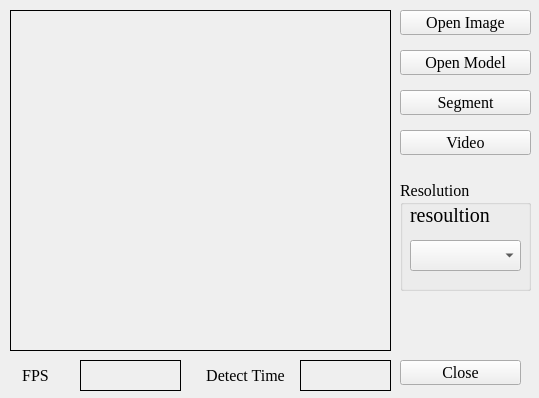
<?xml version="1.0" encoding="UTF-8"?>
<ui version="4.0">
 <class>OpenCVSegmantation</class>
 <widget class="QMainWindow" name="OpenCVSegmantation">
  <property name="geometry">
   <rect>
    <x>0</x>
    <y>0</y>
    <width>539</width>
    <height>398</height>
   </rect>
  </property>
  <property name="font">
   <font>
    <family>Times New Roman</family>
    <pointsize>12</pointsize>
   </font>
  </property>
  <property name="windowTitle">
   <string>OpenCVSegmantation</string>
  </property>
  <widget class="QWidget" name="centralwidget">
   <widget class="QLabel" name="label_3">
    <property name="geometry">
     <rect>
      <x>200</x>
      <y>360</y>
      <width>91</width>
      <height>31</height>
     </rect>
    </property>
    <property name="text">
     <string>Detect Time</string>
    </property>
    <property name="alignment">
     <set>Qt::AlignmentFlag::AlignCenter</set>
    </property>
   </widget>
   <widget class="QLabel" name="label_time">
    <property name="geometry">
     <rect>
      <x>300</x>
      <y>360</y>
      <width>91</width>
      <height>31</height>
     </rect>
    </property>
    <property name="frameShape">
     <enum>QFrame::Shape::Box</enum>
    </property>
    <property name="text">
     <string/>
    </property>
    <property name="alignment">
     <set>Qt::AlignmentFlag::AlignCenter</set>
    </property>
   </widget>
   <widget class="QPushButton" name="btn_segment">
    <property name="geometry">
     <rect>
      <x>400</x>
      <y>90</y>
      <width>131</width>
      <height>25</height>
     </rect>
    </property>
    <property name="text">
     <string>Segment</string>
    </property>
   </widget>
   <widget class="QLabel" name="label_fps">
    <property name="geometry">
     <rect>
      <x>80</x>
      <y>360</y>
      <width>101</width>
      <height>31</height>
     </rect>
    </property>
    <property name="frameShape">
     <enum>QFrame::Shape::Box</enum>
    </property>
    <property name="text">
     <string/>
    </property>
    <property name="alignment">
     <set>Qt::AlignmentFlag::AlignCenter</set>
    </property>
   </widget>
   <widget class="QLabel" name="label_2">
    <property name="geometry">
     <rect>
      <x>10</x>
      <y>360</y>
      <width>51</width>
      <height>31</height>
     </rect>
    </property>
    <property name="text">
     <string>FPS</string>
    </property>
    <property name="alignment">
     <set>Qt::AlignmentFlag::AlignCenter</set>
    </property>
   </widget>
   <widget class="QPushButton" name="btn_open_image">
    <property name="geometry">
     <rect>
      <x>400</x>
      <y>10</y>
      <width>131</width>
      <height>25</height>
     </rect>
    </property>
    <property name="text">
     <string>Open Image</string>
    </property>
   </widget>
   <widget class="QPushButton" name="btn_close">
    <property name="geometry">
     <rect>
      <x>400</x>
      <y>360</y>
      <width>121</width>
      <height>25</height>
     </rect>
    </property>
    <property name="text">
     <string>Close</string>
    </property>
   </widget>
   <widget class="QLabel" name="label_image">
    <property name="geometry">
     <rect>
      <x>10</x>
      <y>10</y>
      <width>381</width>
      <height>341</height>
     </rect>
    </property>
    <property name="frameShape">
     <enum>QFrame::Shape::Box</enum>
    </property>
    <property name="text">
     <string/>
    </property>
   </widget>
   <widget class="QPushButton" name="btn_open_model">
    <property name="geometry">
     <rect>
      <x>400</x>
      <y>50</y>
      <width>131</width>
      <height>25</height>
     </rect>
    </property>
    <property name="text">
     <string>Open Model</string>
    </property>
   </widget>
   <widget class="QPushButton" name="btn_video">
    <property name="geometry">
     <rect>
      <x>400</x>
      <y>130</y>
      <width>131</width>
      <height>25</height>
     </rect>
    </property>
    <property name="text">
     <string>Video</string>
    </property>
   </widget>
   <widget class="QGroupBox" name="groupBox">
    <property name="geometry">
     <rect>
      <x>400</x>
      <y>180</y>
      <width>131</width>
      <height>111</height>
     </rect>
    </property>
    <property name="title">
     <string>Resolution</string>
    </property>
    <widget class="QLabel" name="label">
     <property name="geometry">
      <rect>
       <x>10</x>
       <y>20</y>
       <width>111</width>
       <height>31</height>
      </rect>
     </property>
     <property name="font">
      <font>
       <family>Times New Roman</family>
       <pointsize>15</pointsize>
      </font>
     </property>
     <property name="text">
      <string>resoultion</string>
     </property>
    </widget>
    <widget class="QComboBox" name="comboBox_resolution">
     <property name="geometry">
      <rect>
       <x>10</x>
       <y>60</y>
       <width>111</width>
       <height>31</height>
      </rect>
     </property>
    </widget>
   </widget>
  </widget>
 </widget>
 <resources/>
 <connections/>
</ui>
